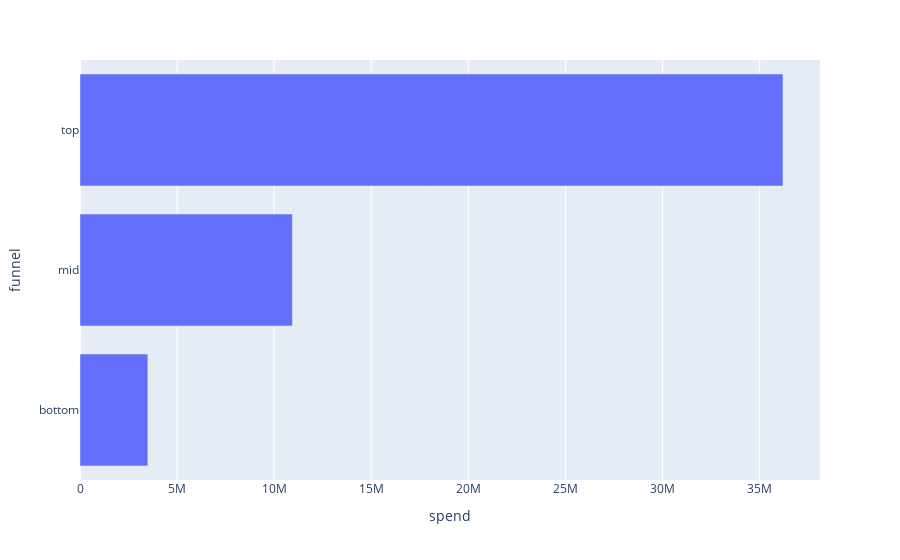

Write notebook code for a chart like this one.
### Markdown cell above
### Spend by Funnel Stage

### Code cell
rev_funnel = pd.DataFrame(search_df[['bottom', 'mid', 'top']].sum(), columns=['spend']).rename_axis('funnel').reset_index()

fig = px.bar(rev_funnel, y="funnel", x="spend", orientation='h')
fig.show()

### Figure 1 — Plotly figure (JSON) as saved in the notebook; plotly's stock layout.template omitted (floating-point values rounded to 4 significant figures)
{"data": [{"alignmentgroup": "True", "hovertemplate": "spend=%{x}<br>funnel=%{y}<extra></extra>", "legendgroup": "", "marker": {"color": "#636efa", "pattern": {"shape": ""}}, "name": "", "offsetgroup": "", "orientation": "h", "showlegend": false, "textposition": "auto", "type": "bar", "x": [3493000.0, 10940000.0, 36200000.0], "xaxis": "x", "y": ["bottom", "mid", "top"], "yaxis": "y"}], "layout": {"barmode": "relative", "legend": {"tracegroupgap": 0}, "margin": {"t": 60}, "xaxis": {"anchor": "y", "domain": [0, 1], "title": {"text": "spend"}}, "yaxis": {"anchor": "x", "domain": [0, 1], "title": {"text": "funnel"}}}}
